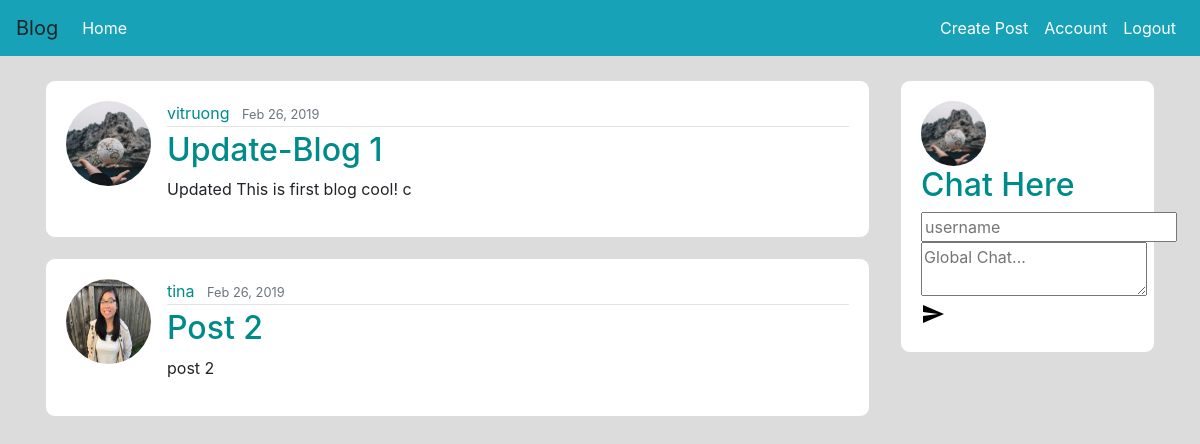
Page / (signed in) on the earlier database version.
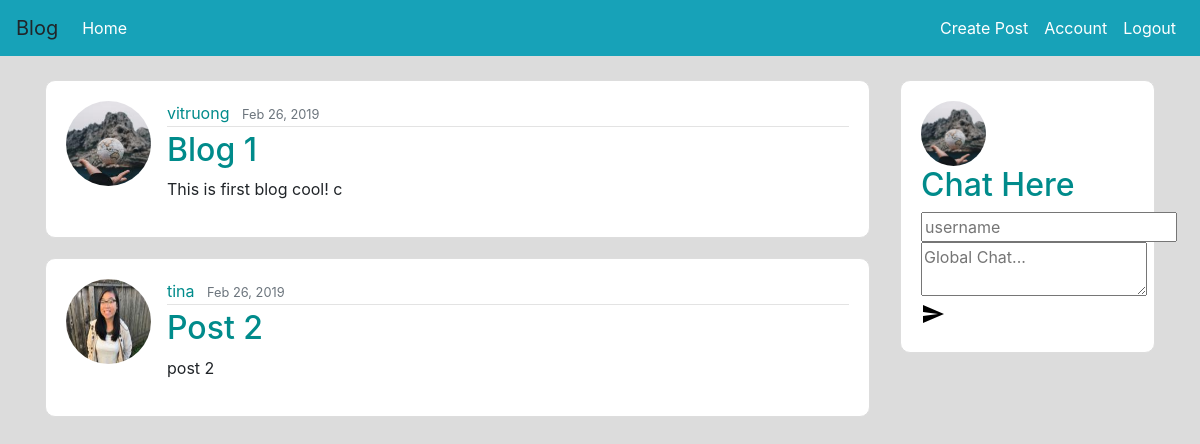
Same page on the later database version.
### flaskblog/model.py (models this page shows, shortened)
class Post(db.Model):
    id = db.Column(db.Integer, autoincrement=True, primary_key=True)
    title = db.Column(db.String(150), nullable=False)
    content = db.Column(db.Text, nullable=False)
    date_posted = db.Column(db.DateTime, nullable=False, default=datetime.utcnow)
    user_id = db.Column(db.Integer, db.ForeignKey('user.id'), nullable=False)

class User(db.Model, UserMixin):
    id = db.Column(db.Integer, autoincrement=True, primary_key=True)
    username = db.Column(db.String(20), unique=True, nullable=False)
    email = db.Column(db.String(120), unique=True, nullable=False)
    image_file = db.Column(db.String(20), nullable=False, default='default.jpg')
    password = db.Column(db.String(60), nullable=False)
    posts = db.relationship('Post', backref='author', lazy=True)

### flaskblog/routes.py (the view)
@app.route('/')
def homepage():
    posts = Post.query.all()
    return render_template("homepage.html", posts=posts)

### flaskblog/model.py (called while the page is built)
@login_manager.user_loader
def load_user(user_id):
    return User.query.get(int(user_id))

### flaskblog/templates/homepage.html (shortened to what this page needs)
{% extends 'base.html' %}
{% block body %}
    {% for post in posts %}
        <article class="media content-section">
          <img class="rounded-circle article-img" src="{{ url_for('static', filename='profile_pics/' + post.author.image_file) }}">
          <div class="media-body">
            <div class="article-metadata">
              <a class="mr-2" href="#">{{ post.author.username }}</a>
              <small class="text-muted">{{ post.date_posted.strftime('%b %d, %Y') }}</small>
            </div>
            <h2><a class="article-title" href="{{ url_for('post', post_id=post.id) }}">{{ post.title }}</a></h2>
            <p class="article-content">{{ post.content }}</p>
          </div>
        </article>
    {% endfor %}
{% endblock %}

### flaskblog/templates/base.html (shortened to what this page needs)
<!DOCTYPE html>
<html>
<head>
    <link rel="stylesheet" href="https://maxcdn.bootstrapcdn.com/bootstrap/4.0.0/css/bootstrap.min.css">
     <link rel="stylesheet" href="https://use.fontawesome.com/releases/v5.0.10/css/all.css">
    <link rel="stylesheet" type="text/css" href="/static/styles.css">
</head>
<body>
  <nav class="navbar navbar-expand-lg navbar-dark bg-info">
    <a class="navbar-brand">Blog</a>
    <div class="collapse navbar-collapse" id="navbarNav">
      <div class="navbar-nav mr-auto">
        <li class="nav-item active">
          <a class="nav-link" href="/">Home <span class="sr-only">(current)</span></a>
        </li>
      </div>
        <div class="navbar-nav">
          {% if current_user.is_authenticated %}
            <li class="nav-item active">
            <a class="nav-link" href="/post/new">Create Post</a>
            </li>
            <li class="nav-item active">
            <a class="nav-link" href="/account">Account</a>
            </li>
            <li class="nav-item active">
            <a class="nav-link" href="/logout">Logout</a>
            </li>
          {% endif %}
      </div>
    </div>
  </nav>
<br>
  <main role="main" class="container">
    <div class="row">
      <div class="col-md-9">
        {% block body %}{% endblock %}
      </div>
      <div class="col-md-3">
        <div class="content-section">
    <div id="username-input-modal" class="modal-background">
        <div class="user-input-modal">
          <img class="rounded-circle img" src="{{ url_for('static', filename='profile_pics/' + current_user.image_file) }}">
            <h2>Chat Here</h2>
            <input id="username-input" type="text" maxlength="16" class="modal-text-input" placeholder="username">
        </div>
    </div>
    <div id="chat-interface" class="chat-interface">
        <div id="chat" class="chat">
            <div class="input-container">
                <div class="textarea-container">
                    <textarea id="message-input" placeholder="Global Chat..." maxlength="10000"></textarea>
                </div>
                <div id="submit" class="submit">
                    <div>
                        <svg xmlns="http://www.w3.org/2000/svg" width="24" height="24" viewBox="0 0 24 24">
                            <path d="M2.01 21L23 12 2.01 3 2 10l15 2-15 2z"/>
                            <path d="M0 0h24v24H0z" fill="none"/>
                        </svg>
                    </div>
                </div>
            </div>
        </div>
        </div>
      </div>
    </div>
  </main>
</body>
</html>

### flaskblog/static/styles.css (style rules this page uses)
h2 { color: #008B8B; }
a { color: #008B8B; }
body { background-color: gainsboro; }
.article-img { height: 85px; width: 85px; margin-right: 16px; }
.img { height: 65px; width: 65px; margin-right: 16px; }
.content-section { background: #ffffff; padding: 20px 20px; border: 1px solid #dddddd; border-radius: 10px; margin-bottom: 20px; }
.article-metadata { padding-bottom: 1px; margin-bottom: 4px; border-bottom: 1px solid #e3e3e3 }

Differences in the rows shown:
changed Post "vitruong": title "Update-Blog 1" → "Blog 1"; content "Updated This is first blog cool! c" → "This is first blog cool! c"
